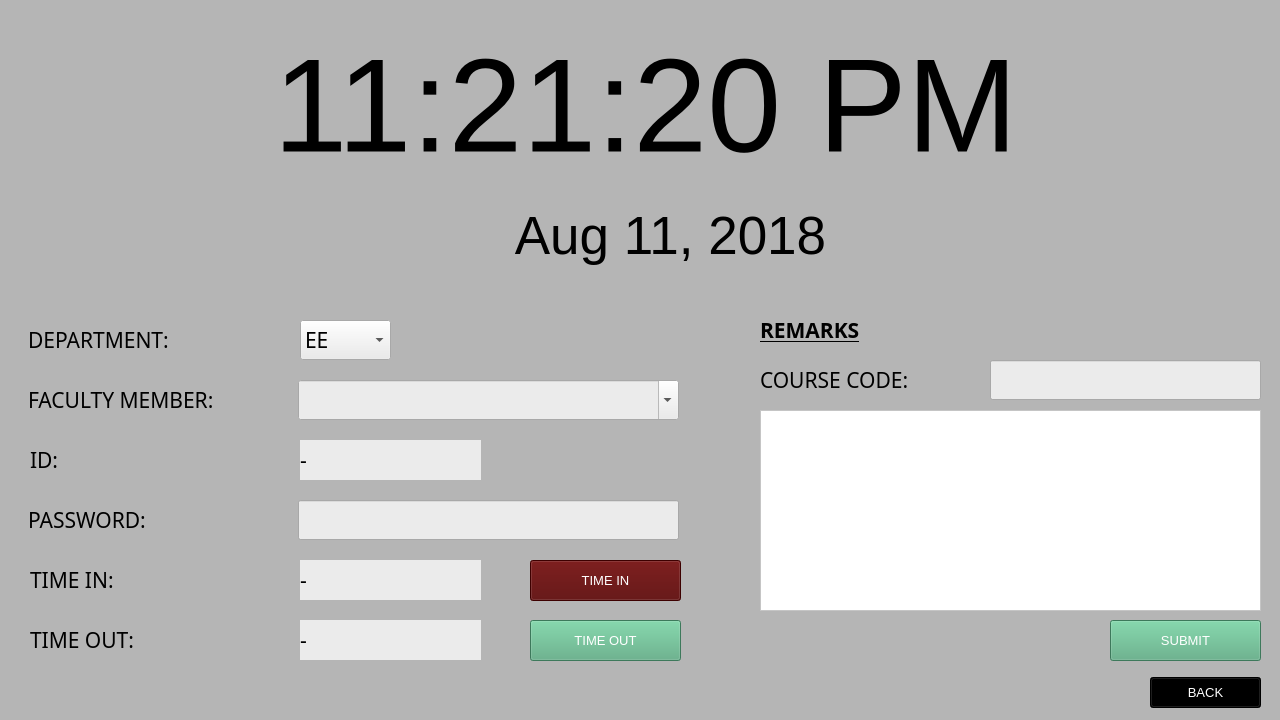
<?xml version="1.0" encoding="UTF-8"?>
<ui version="4.0">
 <class>MainWindow</class>
 <widget class="QMainWindow" name="MainWindow">
  <property name="windowModality">
   <enum>Qt::NonModal</enum>
  </property>
  <property name="geometry">
   <rect>
    <x>0</x>
    <y>0</y>
    <width>1280</width>
    <height>720</height>
   </rect>
  </property>
  <property name="sizePolicy">
   <sizepolicy hsizetype="Fixed" vsizetype="Fixed">
    <horstretch>0</horstretch>
    <verstretch>0</verstretch>
   </sizepolicy>
  </property>
  <property name="font">
   <font>
    <pointsize>10</pointsize>
   </font>
  </property>
  <property name="windowTitle">
   <string>FACULTY</string>
  </property>
  <property name="windowIcon">
   <iconset>
    <normaloff>icons8_Book_50px.png</normaloff>icons8_Book_50px.png</iconset>
  </property>
  <property name="windowOpacity">
   <double>1.000000000000000</double>
  </property>
  <property name="layoutDirection">
   <enum>Qt::LeftToRight</enum>
  </property>
  <property name="styleSheet">
   <string notr="true">background-color: rgb(181, 181, 181);</string>
  </property>
  <property name="toolButtonStyle">
   <enum>Qt::ToolButtonTextUnderIcon</enum>
  </property>
  <widget class="QWidget" name="centralwidget">
   <widget class="QComboBox" name="comboBoxDepartment">
    <property name="geometry">
     <rect>
      <x>300</x>
      <y>320</y>
      <width>91</width>
      <height>40</height>
     </rect>
    </property>
    <property name="font">
     <font>
      <family>Century Gothic</family>
      <pointsize>16</pointsize>
     </font>
    </property>
    <property name="styleSheet">
     <string notr="true">background-color: rgb(235, 235, 235);</string>
    </property>
    <property name="editable">
     <bool>false</bool>
    </property>
    <item>
     <property name="text">
      <string>EE</string>
     </property>
    </item>
    <item>
     <property name="text">
      <string>ECE</string>
     </property>
    </item>
    <item>
     <property name="text">
      <string>CPE</string>
     </property>
    </item>
   </widget>
   <widget class="QLabel" name="label">
    <property name="geometry">
     <rect>
      <x>28</x>
      <y>320</y>
      <width>250</width>
      <height>40</height>
     </rect>
    </property>
    <property name="font">
     <font>
      <family>Century Gothic</family>
      <pointsize>16</pointsize>
     </font>
    </property>
    <property name="text">
     <string>DEPARTMENT:</string>
    </property>
   </widget>
   <widget class="QLabel" name="label_2">
    <property name="geometry">
     <rect>
      <x>28</x>
      <y>380</y>
      <width>250</width>
      <height>40</height>
     </rect>
    </property>
    <property name="font">
     <font>
      <family>Century Gothic</family>
      <pointsize>16</pointsize>
     </font>
    </property>
    <property name="text">
     <string>FACULTY MEMBER:</string>
    </property>
    <property name="wordWrap">
     <bool>false</bool>
    </property>
   </widget>
   <widget class="QComboBox" name="comboBoxFacultyMember">
    <property name="geometry">
     <rect>
      <x>298</x>
      <y>380</y>
      <width>381</width>
      <height>40</height>
     </rect>
    </property>
    <property name="font">
     <font>
      <family>Century Gothic</family>
      <pointsize>16</pointsize>
     </font>
    </property>
    <property name="styleSheet">
     <string notr="true">background-color: rgb(235, 235, 235);</string>
    </property>
    <property name="editable">
     <bool>true</bool>
    </property>
    <property name="insertPolicy">
     <enum>QComboBox::NoInsert</enum>
    </property>
    <property name="duplicatesEnabled">
     <bool>false</bool>
    </property>
    <property name="frame">
     <bool>true</bool>
    </property>
   </widget>
   <widget class="QLabel" name="label_3">
    <property name="geometry">
     <rect>
      <x>28</x>
      <y>500</y>
      <width>250</width>
      <height>40</height>
     </rect>
    </property>
    <property name="font">
     <font>
      <family>Century Gothic</family>
      <pointsize>16</pointsize>
     </font>
    </property>
    <property name="text">
     <string>PASSWORD:</string>
    </property>
    <property name="wordWrap">
     <bool>false</bool>
    </property>
   </widget>
   <widget class="QLineEdit" name="lineEditPassword">
    <property name="geometry">
     <rect>
      <x>298</x>
      <y>500</y>
      <width>381</width>
      <height>40</height>
     </rect>
    </property>
    <property name="font">
     <font>
      <family>Century Gothic</family>
      <pointsize>16</pointsize>
     </font>
    </property>
    <property name="styleSheet">
     <string notr="true">background-color: rgb(235, 235, 235);</string>
    </property>
    <property name="echoMode">
     <enum>QLineEdit::Password</enum>
    </property>
   </widget>
   <widget class="QPushButton" name="pushButtonTimeIn">
    <property name="geometry">
     <rect>
      <x>530</x>
      <y>560</y>
      <width>151</width>
      <height>41</height>
     </rect>
    </property>
    <property name="font">
     <font>
      <pointsize>10</pointsize>
     </font>
    </property>
    <property name="styleSheet">
     <string notr="true">background-color: rgb(85, 0, 0);
color: rgb(255, 255, 255);</string>
    </property>
    <property name="text">
     <string>TIME IN</string>
    </property>
    <property name="icon">
     <iconset>
      <normaloff>icons8_Time_50px_4.png</normaloff>icons8_Time_50px_4.png</iconset>
    </property>
   </widget>
   <widget class="QPushButton" name="pushButtonTimeOut">
    <property name="geometry">
     <rect>
      <x>530</x>
      <y>620</y>
      <width>151</width>
      <height>41</height>
     </rect>
    </property>
    <property name="font">
     <font>
      <pointsize>10</pointsize>
     </font>
    </property>
    <property name="styleSheet">
     <string notr="true">background-color: rgb(85, 170, 127);
color: rgb(255, 255, 255);</string>
    </property>
    <property name="text">
     <string>TIME OUT</string>
    </property>
    <property name="icon">
     <iconset>
      <normaloff>icons8_Sign_Out_50px.png</normaloff>icons8_Sign_Out_50px.png</iconset>
    </property>
    <property name="iconSize">
     <size>
      <width>20</width>
      <height>17</height>
     </size>
    </property>
   </widget>
   <widget class="QPushButton" name="pushButtonBack">
    <property name="geometry">
     <rect>
      <x>1150</x>
      <y>677</y>
      <width>111</width>
      <height>31</height>
     </rect>
    </property>
    <property name="font">
     <font>
      <pointsize>10</pointsize>
     </font>
    </property>
    <property name="styleSheet">
     <string notr="true">background-color: rgb(0, 0, 0);
color: rgb(255, 255, 255);</string>
    </property>
    <property name="text">
     <string>BACK</string>
    </property>
    <property name="icon">
     <iconset>
      <normaloff>icons8_Back_To_26px.png</normaloff>icons8_Back_To_26px.png</iconset>
    </property>
   </widget>
   <widget class="QLabel" name="labelTime">
    <property name="geometry">
     <rect>
      <x>70</x>
      <y>30</y>
      <width>1151</width>
      <height>151</height>
     </rect>
    </property>
    <property name="font">
     <font>
      <family>Arial</family>
      <pointsize>100</pointsize>
      <weight>50</weight>
      <bold>false</bold>
     </font>
    </property>
    <property name="text">
     <string>11:21:20 PM</string>
    </property>
    <property name="alignment">
     <set>Qt::AlignCenter</set>
    </property>
   </widget>
   <widget class="QLabel" name="labelDate">
    <property name="geometry">
     <rect>
      <x>450</x>
      <y>200</y>
      <width>441</width>
      <height>71</height>
     </rect>
    </property>
    <property name="font">
     <font>
      <family>Arial</family>
      <pointsize>40</pointsize>
     </font>
    </property>
    <property name="text">
     <string>Aug 11, 2018</string>
    </property>
    <property name="alignment">
     <set>Qt::AlignCenter</set>
    </property>
   </widget>
   <widget class="QLabel" name="label_4">
    <property name="geometry">
     <rect>
      <x>30</x>
      <y>560</y>
      <width>250</width>
      <height>40</height>
     </rect>
    </property>
    <property name="font">
     <font>
      <family>Century Gothic</family>
      <pointsize>16</pointsize>
     </font>
    </property>
    <property name="text">
     <string>TIME IN:</string>
    </property>
    <property name="wordWrap">
     <bool>false</bool>
    </property>
   </widget>
   <widget class="QLabel" name="label_5">
    <property name="geometry">
     <rect>
      <x>30</x>
      <y>620</y>
      <width>250</width>
      <height>40</height>
     </rect>
    </property>
    <property name="font">
     <font>
      <family>Century Gothic</family>
      <pointsize>16</pointsize>
     </font>
    </property>
    <property name="text">
     <string>TIME OUT:</string>
    </property>
    <property name="wordWrap">
     <bool>false</bool>
    </property>
   </widget>
   <widget class="QLabel" name="labelTimeIn">
    <property name="geometry">
     <rect>
      <x>300</x>
      <y>560</y>
      <width>181</width>
      <height>40</height>
     </rect>
    </property>
    <property name="font">
     <font>
      <family>Century Gothic</family>
      <pointsize>16</pointsize>
     </font>
    </property>
    <property name="styleSheet">
     <string notr="true">background-color: rgb(235, 235, 235);</string>
    </property>
    <property name="text">
     <string>-</string>
    </property>
    <property name="wordWrap">
     <bool>false</bool>
    </property>
   </widget>
   <widget class="QLabel" name="labelTimeOut">
    <property name="geometry">
     <rect>
      <x>300</x>
      <y>620</y>
      <width>181</width>
      <height>40</height>
     </rect>
    </property>
    <property name="font">
     <font>
      <family>Century Gothic</family>
      <pointsize>16</pointsize>
     </font>
    </property>
    <property name="styleSheet">
     <string notr="true">background-color: rgb(235, 235, 235);</string>
    </property>
    <property name="text">
     <string>-</string>
    </property>
    <property name="wordWrap">
     <bool>false</bool>
    </property>
   </widget>
   <widget class="QLabel" name="label_6">
    <property name="geometry">
     <rect>
      <x>30</x>
      <y>440</y>
      <width>250</width>
      <height>40</height>
     </rect>
    </property>
    <property name="font">
     <font>
      <family>Century Gothic</family>
      <pointsize>16</pointsize>
     </font>
    </property>
    <property name="text">
     <string>ID:</string>
    </property>
    <property name="wordWrap">
     <bool>false</bool>
    </property>
   </widget>
   <widget class="QLabel" name="labelID">
    <property name="geometry">
     <rect>
      <x>300</x>
      <y>440</y>
      <width>181</width>
      <height>40</height>
     </rect>
    </property>
    <property name="font">
     <font>
      <family>Century Gothic</family>
      <pointsize>16</pointsize>
     </font>
    </property>
    <property name="styleSheet">
     <string notr="true">background-color: rgb(235, 235, 235);</string>
    </property>
    <property name="text">
     <string>-</string>
    </property>
    <property name="wordWrap">
     <bool>false</bool>
    </property>
   </widget>
   <widget class="QPushButton" name="pushButtonSubmit">
    <property name="geometry">
     <rect>
      <x>1110</x>
      <y>620</y>
      <width>151</width>
      <height>41</height>
     </rect>
    </property>
    <property name="font">
     <font>
      <pointsize>10</pointsize>
     </font>
    </property>
    <property name="styleSheet">
     <string notr="true">background-color: rgb(85, 170, 127);
color: rgb(255, 255, 255);</string>
    </property>
    <property name="text">
     <string>SUBMIT</string>
    </property>
    <property name="icon">
     <iconset>
      <normaloff>icons8_Upload_to_Cloud_50px.png</normaloff>icons8_Upload_to_Cloud_50px.png</iconset>
    </property>
    <property name="iconSize">
     <size>
      <width>20</width>
      <height>20</height>
     </size>
    </property>
   </widget>
   <widget class="QPlainTextEdit" name="plainTextEditRemarks">
    <property name="enabled">
     <bool>false</bool>
    </property>
    <property name="geometry">
     <rect>
      <x>760</x>
      <y>410</y>
      <width>501</width>
      <height>201</height>
     </rect>
    </property>
    <property name="font">
     <font>
      <pointsize>12</pointsize>
     </font>
    </property>
    <property name="styleSheet">
     <string notr="true">background-color: rgb(255, 255, 255);</string>
    </property>
   </widget>
   <widget class="QLabel" name="label_7">
    <property name="geometry">
     <rect>
      <x>760</x>
      <y>310</y>
      <width>250</width>
      <height>40</height>
     </rect>
    </property>
    <property name="font">
     <font>
      <family>Century Gothic</family>
      <pointsize>16</pointsize>
      <weight>75</weight>
      <italic>false</italic>
      <bold>true</bold>
      <underline>true</underline>
     </font>
    </property>
    <property name="text">
     <string>REMARKS</string>
    </property>
   </widget>
   <widget class="QLineEdit" name="lineEditRemarksCC">
    <property name="enabled">
     <bool>false</bool>
    </property>
    <property name="geometry">
     <rect>
      <x>990</x>
      <y>360</y>
      <width>271</width>
      <height>40</height>
     </rect>
    </property>
    <property name="font">
     <font>
      <family>Century Gothic</family>
      <pointsize>16</pointsize>
     </font>
    </property>
    <property name="styleSheet">
     <string notr="true">background-color: rgb(235, 235, 235);</string>
    </property>
    <property name="echoMode">
     <enum>QLineEdit::Normal</enum>
    </property>
   </widget>
   <widget class="QLabel" name="label_8">
    <property name="geometry">
     <rect>
      <x>760</x>
      <y>360</y>
      <width>221</width>
      <height>40</height>
     </rect>
    </property>
    <property name="font">
     <font>
      <family>Century Gothic</family>
      <pointsize>16</pointsize>
     </font>
    </property>
    <property name="text">
     <string>COURSE CODE:</string>
    </property>
   </widget>
  </widget>
 </widget>
 <tabstops>
  <tabstop>comboBoxDepartment</tabstop>
  <tabstop>comboBoxFacultyMember</tabstop>
  <tabstop>lineEditPassword</tabstop>
  <tabstop>pushButtonTimeIn</tabstop>
  <tabstop>pushButtonTimeOut</tabstop>
  <tabstop>pushButtonBack</tabstop>
 </tabstops>
 <resources>
  <include location="pictures.qrc"/>
 </resources>
 <connections/>
</ui>
